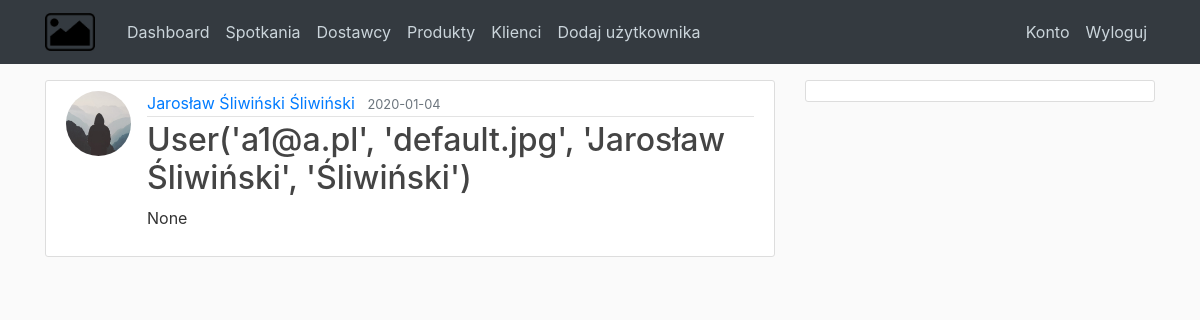
/meetings/1, run on the app's committed database.
### CRM/models.py (models this page shows, shortened)
class User(db.Model, UserMixin):
    id = db.Column(db.Integer, primary_key=True)
    email = db.Column(db.String(120), unique=True, nullable=False)
    image_file = db.Column(db.String(20), nullable=False, default='default.jpg')
    name = db.Column(db.String(25), nullable=False)
    last_name = db.Column(db.String(45), nullable=False)
    password = db.Column(db.String(60), nullable=False)
    meetings = db.relationship('Meeting', backref='who', lazy=True)
    def __repr__(self):
        return f"User('{self.email}', '{self.image_file}', '{self.name}', '{self.last_name}')"
    def full_name(self):
        return f"{self.name} {self.last_name}"

class Meeting(db.Model):
    id = db.Column(db.Integer, primary_key=True)
    date = db.Column(db.DateTime, nullable=False, default=datetime.utcnow)
    notes = db.Column(db.Text)
    user_id = db.Column(db.Integer, db.ForeignKey('user.id'), nullable=False)
    customer_id = db.Column(db.Integer,db.ForeignKey('customer.id'), nullable=False)

### CRM/routes.py (the view)
@app.route("/meetings/<int:meeting_id>")
def meeting(meeting_id):
    meeting = Meeting.query.get_or_404(meeting_id)
    return render_template('meeting.html', meeting=meeting)

### CRM/templates/meeting.html (shortened to what this page needs)
{% extends "base.html" %}
{% block content %}
  <article class="media content-section">
    <img class="rounded-circle article-img" src="{{ url_for('static', filename='profile_pics/' + meeting.who.image_file) }}">
    <div class="media-body">
      <div class="article-metadata">
        <a class="mr-2" href="#">{{ meeting.who.full_name() }}</a>
        <small class="text-muted">{{ meeting.date.strftime('%Y-%m-%d') }}</small>
      </div>
      <h2 class="article-title">{{ meeting.who }}</h2>
      <p class="article-content">{{ meeting.notes }}</p>
    </div>
  </article>
{% endblock content %}

### CRM/static/main.css (style rules this page uses)
body { background: #fafafa; color: #333333; margin-top: 5rem; }
h1, h2, h3, h4, h5, h6 { color: #444444; }
.content-section { background: #ffffff; padding: 10px 20px; border: 1px solid #dddddd; border-radius: 3px; margin-bottom: 20px; }
.article-title { color: #444444; }
.article-content { white-space: pre-line; }
.article-img { height: 65px; width: 65px; margin-right: 16px; }
.article-metadata { padding-bottom: 1px; margin-bottom: 4px; border-bottom: 1px solid #e3e3e3 }

### data on the page
User: image_file (placeholder picture), who.full_name "Jarosław Śliwiński Śliwiński", who "User('a1@a.pl', 'default.jpg', 'Jarosław Śliwiński', 'Śliwiński')"
Meeting: date "2020-01-04", notes "None"
